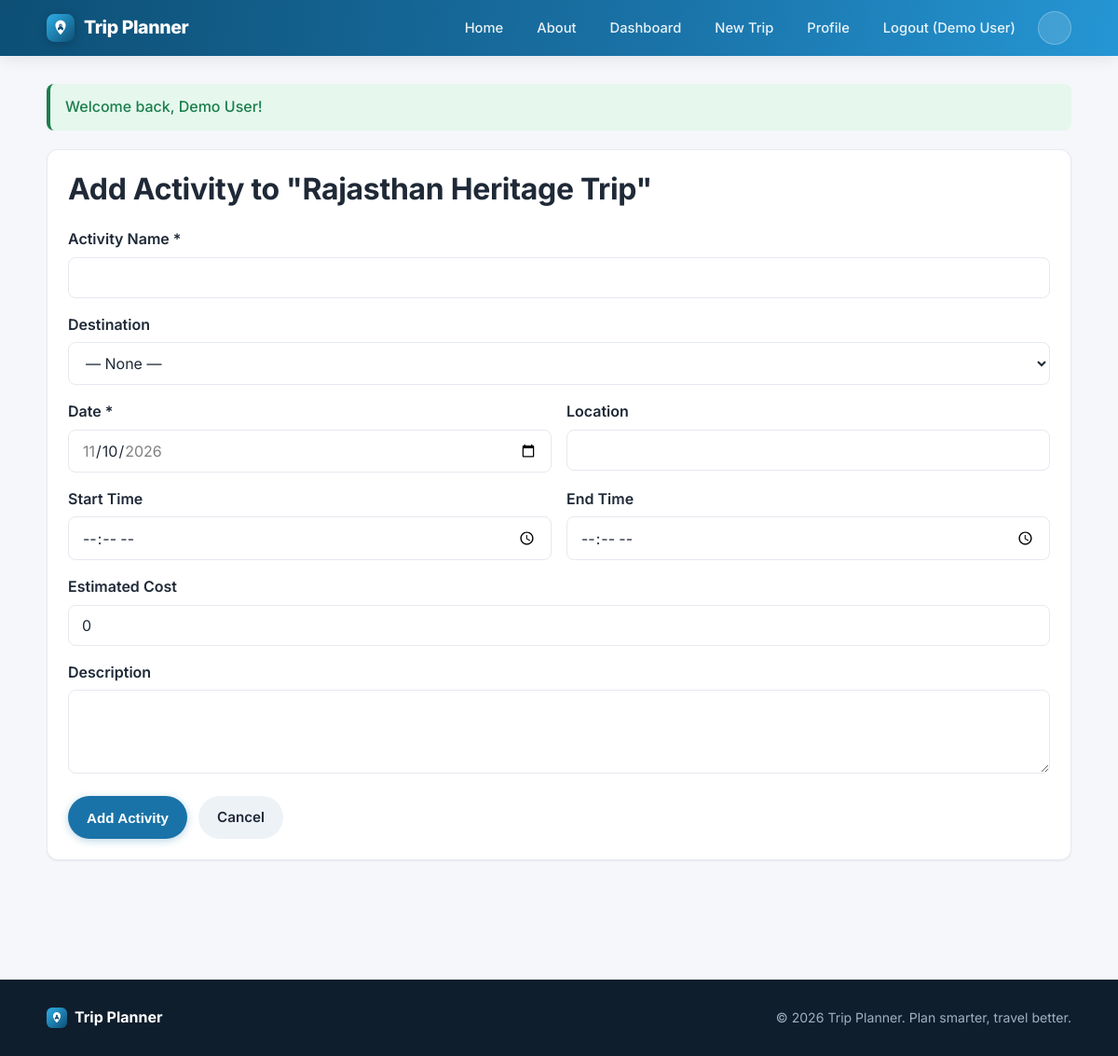
Page /add-activity.php?trip_id=1 (signed in) on the committed database.
### tables this page shows
CREATE TABLE users (
    id INT UNSIGNED AUTO_INCREMENT PRIMARY KEY,
    name VARCHAR(100) NOT NULL,
    email VARCHAR(150) NOT NULL UNIQUE,
    password_hash VARCHAR(255) NOT NULL,
    role ENUM('user','admin') NOT NULL DEFAULT 'user',
    status ENUM('active','inactive') NOT NULL DEFAULT 'active',
    created_at TIMESTAMP DEFAULT CURRENT_TIMESTAMP,
    updated_at TIMESTAMP DEFAULT CURRENT_TIMESTAMP ON UPDATE CURRENT_TIMESTAMP,
    INDEX idx_users_email (email),
    INDEX idx_users_role (role)
);

CREATE TABLE trips (
    id INT UNSIGNED AUTO_INCREMENT PRIMARY KEY,
    user_id INT UNSIGNED NOT NULL,
    name VARCHAR(150) NOT NULL,
    description TEXT,
    cover_image VARCHAR(255) DEFAULT NULL,
    notes TEXT,
    start_date DATE NOT NULL,
    end_date DATE NOT NULL,
    status ENUM('planned','ongoing','completed','cancelled') NOT NULL DEFAULT 'planned',
    created_at TIMESTAMP DEFAULT CURRENT_TIMESTAMP,
    updated_at TIMESTAMP DEFAULT CURRENT_TIMESTAMP ON UPDATE CURRENT_TIMESTAMP,
    CONSTRAINT fk_trips_user FOREIGN KEY (user_id) REFERENCES users(id) ON DELETE CASCADE,
    INDEX idx_trips_user (user_id),
    INDEX idx_trips_status (status)
);

### includes/auth.php (called while the page is built, shortened)
<?php
require_once __DIR__ . '/functions.php';
function isLoggedIn(): bool
{
    return !empty($_SESSION['user_id']);
}
function currentUser(): ?array
{
    static $user = null;
    if ($user === null) {
        $pdo = getDB();
        $stmt = $pdo->prepare('SELECT id, name, email, role, status FROM users WHERE id = ?');
        $stmt->execute([$_SESSION['user_id']]);
        $user = $stmt->fetch() ?: null;
    }
    return $user;
}
function requireLogin(): array
{
    $user = currentUser();
    return $user;
}

### includes/functions.php (called while the page is built, shortened)
<?php
function e(?string $value): string
{
    return htmlspecialchars($value ?? '', ENT_QUOTES, 'UTF-8');
}
function flash(string $key, ?string $message = null)
{
    if (!empty($_SESSION['flash'][$key])) {
        $msg = $_SESSION['flash'][$key];
        return $msg;
    }
    return null;
}
function getOwnedTrip(int $tripId, int $userId): ?array
{
    $pdo = getDB();
    $stmt = $pdo->prepare('SELECT * FROM trips WHERE id = ? AND user_id = ?');
    $stmt->execute([$tripId, $userId]);
    $trip = $stmt->fetch();
    return $trip ?: null;
}

### add-activity.php (the view, shortened to what this page needs)
<?php
require_once __DIR__ . '/includes/auth.php';
$user = requireLogin();
$tripId = (int)($_GET['trip_id'] ?? $_POST['trip_id'] ?? 0);
$trip = getOwnedTrip($tripId, $user['id']);
$name = $description = $location = '';
$activity_date = $trip['start_date'];
$start_time = $end_time = '';
$estimated_cost = '0';
require_once __DIR__ . '/includes/header.php';
?>
<div class="card">
  <h1 class="mt-0">Add Activity to "<?= e($trip['name']) ?>"</h1>
  <form method="post" action="<?= BASE_URL ?>/add-activity.php?trip_id=<?= $tripId ?>" novalidate data-validate>
    <div class="form-group">
      <label for="name">Activity Name *</label>
      <input type="text" id="name" name="name" required maxlength="150" value="<?= e($name) ?>">
    </div>
    <div class="form-group">
      <label for="destination_id">Destination</label>
      <select id="destination_id" name="destination_id">
        <option value="">— None —</option>
      </select>
    </div>
    <div class="form-row">
      <div class="form-group">
        <label for="activity_date">Date *</label>
        <input type="date" id="activity_date" name="activity_date" required min="<?= e($trip['start_date']) ?>" max="<?= e($trip['end_date']) ?>" value="<?= e($activity_date) ?>">
      </div>
      <div class="form-group">
        <label for="location">Location</label>
        <input type="text" id="location" name="location" maxlength="255" value="<?= e($location) ?>">
      </div>
    </div>
    <div class="form-row">
      <div class="form-group">
        <label for="start_time">Start Time</label>
        <input type="time" id="start_time" name="start_time" value="<?= e($start_time) ?>">
      </div>
      <div class="form-group">
        <label for="end_time">End Time</label>
        <input type="time" id="end_time" name="end_time" value="<?= e($end_time) ?>">
      </div>
    </div>
    <div class="form-group">
      <label for="estimated_cost">Estimated Cost</label>
      <input type="number" id="estimated_cost" name="estimated_cost" min="0" step="0.01" value="<?= e((string)$estimated_cost) ?>">
    </div>
    <div class="form-group">
      <label for="description">Description</label>
      <textarea id="description" name="description"><?= e($description) ?></textarea>
    </div>
    <div class="btn-row">
      <button type="submit" class="btn btn-primary">Add Activity</button>
      <a class="btn btn-secondary" href="<?= BASE_URL ?>/trip-details.php?id=<?= $tripId ?>">Cancel</a>
    </div>
  </form>
</div>
<?php require_once __DIR__ . '/includes/footer.php'; ?>

### includes/header.php (shortened to what this page needs)
<?php
require_once __DIR__ . '/functions.php';
require_once __DIR__ . '/icons.php';
$user = function_exists('currentUser') ? currentUser() : null;
?>
<!DOCTYPE html>
<html lang="en">
<head>
<link rel="stylesheet" href="<?= BASE_URL ?>/assets/css/style.css">
</head>
<body>
<header class="site-header">
  <div class="container header-inner">
    <a class="logo" href="<?= BASE_URL ?>/index.php"><img src="<?= BASE_URL ?>/assets/images/logo.svg" width="30" height="30" alt=""> Trip Planner</a>
    <nav class="main-nav" aria-label="Main navigation">
      <ul id="navLinks" class="nav-links">
        <li><a href="<?= BASE_URL ?>/index.php">Home</a></li>
        <li><a href="<?= BASE_URL ?>/about.php">About</a></li>
        <?php if ($user): ?>
          <li><a href="<?= BASE_URL ?>/dashboard.php">Dashboard</a></li>
          <li><a href="<?= BASE_URL ?>/create-trip.php">New Trip</a></li>
          <li><a href="<?= BASE_URL ?>/profile.php">Profile</a></li>
          <li><a href="<?= BASE_URL ?>/logout.php">Logout (<?= e($user['name']) ?>)</a></li>
        <?php else: ?>
          <li><a href="<?= BASE_URL ?>/login.php">Login</a></li>
          <li><a href="<?= BASE_URL ?>/register.php">Register</a></li>
        <?php endif; ?>
        <li><button type="button" id="themeToggle" class="theme-toggle" aria-label="Toggle dark mode" title="Toggle dark mode"><?= icon('moon', 'theme-icon-dark') ?><?= icon('sun', 'theme-icon-light') ?></button></li>
      </ul>
    </nav>
  </div>
</header>
<main class="container main-content">
<?php
$ok  = flash('success');
if ($err): ?>
<?php endif;
if ($ok): ?>
  <div class="alert alert-success" role="alert"><?= e($ok) ?></div>
<?php endif; ?>

### assets/css/style.css (style rules this page uses)
:root { --primary: #1a73a8; --primary-dark: #0d4f75; --primary-light: #2596d4; --accent: #f6a821; --accent-dark: #d98a0e; --bg: #f5f7fa; --card-bg: #ffffff; --text: #1f2937; --muted: #6b7280; --border: #e5e9f0; --success: #1a7f4b; --success-bg: #e6f7ee; --error: #b3261e; --error-bg: #fce9e8; --radius: 12px; --radius-sm: 8px; --shadow-sm: 0 1px 2px rgba(16,24,40,0.06); --shadow-md: 0 4px 16px rgba(16,24,40,0.08); --shadow-lg: 0 12px 32px rgba(16,24,40,0.12); font-size: 16px; }
* { box-sizing: border-box; }
body { margin: 0; font-family: 'Inter', -apple-system, BlinkMacSystemFont, "Segoe UI", Roboto, Helvetica, Arial, sans-serif; background: var(--bg); color: var(--text); line-height: 1.6; -webkit-font-smoothing: antialiased; }
.container { max-width: 1140px; margin: 0 auto; padding: 0 20px; }
a { color: var(--primary); text-decoration: none; transition: color .15s ease; }
h1, h2, h3 { line-height: 1.25; font-weight: 700; letter-spacing: -0.01em; }
.site-header { background: linear-gradient(100deg, var(--primary-dark), var(--primary) 60%, var(--primary-light)); color: #fff; position: sticky; top: 0; z-index: 10; box-shadow: var(--shadow-md); backdrop-filter: saturate(1.1); }
.header-inner { display: flex; align-items: center; justify-content: space-between; padding: 12px 20px; }
.logo { color: #fff; font-weight: 800; font-size: 1.22rem; display: flex; align-items: center; gap: 10px; letter-spacing: -0.02em; }
.logo img { display: block; filter: drop-shadow(0 2px 5px rgba(0,0,0,0.2)); }
.nav-links { list-style: none; display: flex; align-items: center; gap: 4px; margin: 0; padding: 0; flex-wrap: wrap; }
.nav-links a { color: rgba(255,255,255,0.9); font-weight: 500; font-size: 0.92rem; padding: 9px 16px; border-radius: 999px; transition: background .15s ease, color .15s ease; }
.main-content { padding: 30px 20px 60px; min-height: 60vh; }
.alert { padding: 12px 16px; border-radius: var(--radius-sm); margin-bottom: 20px; font-weight: 500; border-left: 4px solid transparent; }
.alert-success { background: var(--success-bg); color: var(--success); border-left-color: var(--success); }
.card { background: var(--card-bg); border: 1px solid var(--border); border-radius: var(--radius); padding: 22px; margin-bottom: 20px; box-shadow: var(--shadow-sm); transition: box-shadow .18s ease, transform .18s ease; }
.btn { display: inline-block; padding: 11px 20px; border-radius: 999px; border: none; font-weight: 600; cursor: pointer; text-align: center; font-size: 0.95rem; transition: all .15s ease; }
.btn-primary { background: var(--primary); color: #fff; box-shadow: 0 2px 8px rgba(26,115,168,0.3); }
.btn-secondary { background: #edf2f7; color: var(--text); }
.btn-row { display: flex; gap: 12px; flex-wrap: wrap; margin-top: 12px; }
.form-group { margin-bottom: 16px; }
label { display: block; font-weight: 600; margin-bottom: 6px; }
input[type=text], input[type=email], input[type=password], input[type=date], input[type=time], input[type=number], input[type=file], textarea, select { width: 100%; padding: 11px 14px; border: 1px solid var(--border); border-radius: var(--radius-sm); font-size: 1rem; font-family: inherit; background: #fff; color: var(--text); transition: border-color .15s ease, box-shadow .15s ease; }
textarea { min-height: 90px; resize: vertical; }
.form-row { display: grid; grid-template-columns: 1fr 1fr; gap: 16px; }
.mt-0 { margin-top: 0; }
.theme-toggle { background: rgba(255,255,255,0.14); border: 1px solid rgba(255,255,255,0.25); color: #fff; width: 36px; height: 36px; border-radius: 50%; display: flex; align-items: center; justify-content: center; cursor: pointer; margin-left: 4px; }

### rows in the picture
users: name "Demo User"
trips: name "Rajasthan Heritage Trip", activity_date "11/10/2026"

### other values in the picture
$ok "Welcome back, Demo User!"
